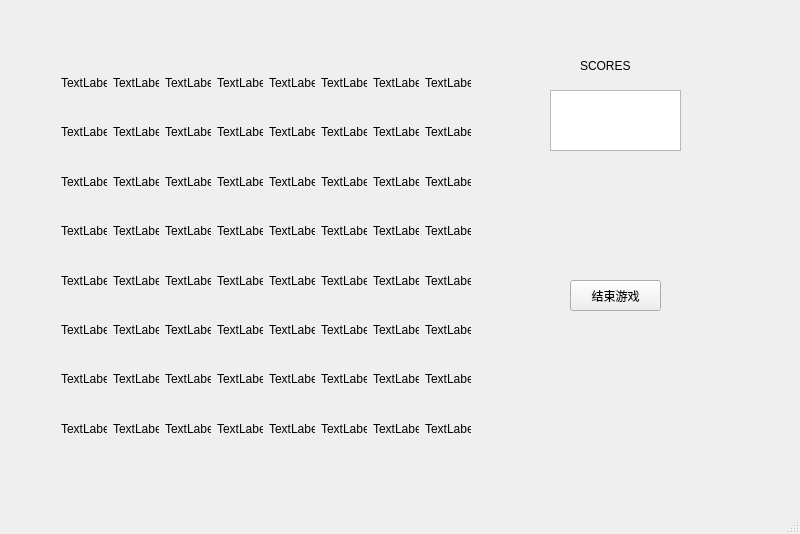
<?xml version="1.0" encoding="UTF-8"?>
<ui version="4.0">
 <class>MainWindow1</class>
 <widget class="QMainWindow" name="MainWindow1">
  <property name="geometry">
   <rect>
    <x>0</x>
    <y>0</y>
    <width>800</width>
    <height>534</height>
   </rect>
  </property>
  <property name="windowTitle">
   <string>MainWindow</string>
  </property>
  <widget class="QWidget" name="centralwidget">
   <widget class="QLabel" name="label">
    <property name="geometry">
     <rect>
      <x>580</x>
      <y>50</y>
      <width>81</width>
      <height>31</height>
     </rect>
    </property>
    <property name="styleSheet">
     <string notr="true">font: 75 20pt &quot;Agency FB&quot;;</string>
    </property>
    <property name="text">
     <string>SCORES</string>
    </property>
   </widget>
   <widget class="QTextBrowser" name="textBrowser">
    <property name="geometry">
     <rect>
      <x>550</x>
      <y>90</y>
      <width>131</width>
      <height>61</height>
     </rect>
    </property>
    <property name="styleSheet">
     <string notr="true">font: 75 14pt &quot;Agency FB&quot;;</string>
    </property>
   </widget>
   <widget class="QPushButton" name="bt3">
    <property name="geometry">
     <rect>
      <x>570</x>
      <y>280</y>
      <width>91</width>
      <height>31</height>
     </rect>
    </property>
    <property name="text">
     <string>结束游戏</string>
    </property>
   </widget>
   <widget class="QPushButton" name="bt4">
    <property name="geometry">
     <rect>
      <x>610</x>
      <y>340</y>
      <width>75</width>
      <height>23</height>
     </rect>
    </property>
    <property name="text">
     <string/>
    </property>
    <property name="flat">
     <bool>true</bool>
    </property>
   </widget>
   <widget class="QWidget" name="widget" native="true">
    <property name="geometry">
     <rect>
      <x>40</x>
      <y>40</y>
      <width>440</width>
      <height>440</height>
     </rect>
    </property>
    <property name="sizePolicy">
     <sizepolicy hsizetype="Expanding" vsizetype="Expanding">
      <horstretch>0</horstretch>
      <verstretch>0</verstretch>
     </sizepolicy>
    </property>
    <widget class="QWidget" name="layoutWidget_2">
     <property name="geometry">
      <rect>
       <x>10</x>
       <y>10</y>
       <width>421</width>
       <height>411</height>
      </rect>
     </property>
     <layout class="QGridLayout" name="gridLayout_2">
      <property name="rightMargin">
       <number>0</number>
      </property>
      <item row="6" column="0">
       <widget class="QLabel" name="label_48">
        <property name="text">
         <string>TextLabel</string>
        </property>
       </widget>
      </item>
      <item row="1" column="1">
       <widget class="QLabel" name="label_9">
        <property name="text">
         <string>TextLabel</string>
        </property>
       </widget>
      </item>
      <item row="2" column="3">
       <widget class="QLabel" name="label_19">
        <property name="text">
         <string>TextLabel</string>
        </property>
       </widget>
      </item>
      <item row="3" column="5">
       <widget class="QLabel" name="label_29">
        <property name="text">
         <string>TextLabel</string>
        </property>
       </widget>
      </item>
      <item row="1" column="0">
       <widget class="QLabel" name="label_8">
        <property name="text">
         <string>TextLabel</string>
        </property>
       </widget>
      </item>
      <item row="5" column="5">
       <widget class="QLabel" name="label_45">
        <property name="text">
         <string>TextLabel</string>
        </property>
       </widget>
      </item>
      <item row="5" column="1">
       <widget class="QLabel" name="label_41">
        <property name="text">
         <string>TextLabel</string>
        </property>
       </widget>
      </item>
      <item row="5" column="4">
       <widget class="QLabel" name="label_44">
        <property name="text">
         <string>TextLabel</string>
        </property>
       </widget>
      </item>
      <item row="7" column="3">
       <widget class="QLabel" name="label_59">
        <property name="text">
         <string>TextLabel</string>
        </property>
       </widget>
      </item>
      <item row="7" column="7">
       <widget class="QLabel" name="label_63">
        <property name="text">
         <string>TextLabel</string>
        </property>
       </widget>
      </item>
      <item row="3" column="3">
       <widget class="QLabel" name="label_27">
        <property name="text">
         <string>TextLabel</string>
        </property>
       </widget>
      </item>
      <item row="2" column="7">
       <widget class="QLabel" name="label_23">
        <property name="text">
         <string>TextLabel</string>
        </property>
       </widget>
      </item>
      <item row="4" column="0">
       <widget class="QLabel" name="label_32">
        <property name="text">
         <string>TextLabel</string>
        </property>
       </widget>
      </item>
      <item row="6" column="5">
       <widget class="QLabel" name="label_53">
        <property name="text">
         <string>TextLabel</string>
        </property>
       </widget>
      </item>
      <item row="7" column="0">
       <widget class="QLabel" name="label_56">
        <property name="text">
         <string>TextLabel</string>
        </property>
       </widget>
      </item>
      <item row="6" column="2">
       <widget class="QLabel" name="label_50">
        <property name="text">
         <string>TextLabel</string>
        </property>
       </widget>
      </item>
      <item row="3" column="7">
       <widget class="QLabel" name="label_31">
        <property name="text">
         <string>TextLabel</string>
        </property>
       </widget>
      </item>
      <item row="1" column="4">
       <widget class="QLabel" name="label_12">
        <property name="text">
         <string>TextLabel</string>
        </property>
       </widget>
      </item>
      <item row="5" column="6">
       <widget class="QLabel" name="label_46">
        <property name="text">
         <string>TextLabel</string>
        </property>
       </widget>
      </item>
      <item row="5" column="3">
       <widget class="QLabel" name="label_43">
        <property name="text">
         <string>TextLabel</string>
        </property>
       </widget>
      </item>
      <item row="2" column="0">
       <widget class="QLabel" name="label_16">
        <property name="text">
         <string>TextLabel</string>
        </property>
       </widget>
      </item>
      <item row="0" column="2">
       <widget class="QLabel" name="label_2">
        <property name="text">
         <string>TextLabel</string>
        </property>
       </widget>
      </item>
      <item row="0" column="6">
       <widget class="QLabel" name="label_6">
        <property name="text">
         <string>TextLabel</string>
        </property>
       </widget>
      </item>
      <item row="1" column="5">
       <widget class="QLabel" name="label_13">
        <property name="text">
         <string>TextLabel</string>
        </property>
       </widget>
      </item>
      <item row="2" column="5">
       <widget class="QLabel" name="label_21">
        <property name="text">
         <string>TextLabel</string>
        </property>
       </widget>
      </item>
      <item row="3" column="4">
       <widget class="QLabel" name="label_28">
        <property name="text">
         <string>TextLabel</string>
        </property>
       </widget>
      </item>
      <item row="5" column="2">
       <widget class="QLabel" name="label_42">
        <property name="text">
         <string>TextLabel</string>
        </property>
       </widget>
      </item>
      <item row="7" column="5">
       <widget class="QLabel" name="label_61">
        <property name="text">
         <string>TextLabel</string>
        </property>
       </widget>
      </item>
      <item row="1" column="3">
       <widget class="QLabel" name="label_11">
        <property name="text">
         <string>TextLabel</string>
        </property>
       </widget>
      </item>
      <item row="5" column="0">
       <widget class="QLabel" name="label_40">
        <property name="text">
         <string>TextLabel</string>
        </property>
       </widget>
      </item>
      <item row="7" column="4">
       <widget class="QLabel" name="label_60">
        <property name="text">
         <string>TextLabel</string>
        </property>
       </widget>
      </item>
      <item row="2" column="6">
       <widget class="QLabel" name="label_22">
        <property name="text">
         <string>TextLabel</string>
        </property>
       </widget>
      </item>
      <item row="6" column="4">
       <widget class="QLabel" name="label_52">
        <property name="text">
         <string>TextLabel</string>
        </property>
       </widget>
      </item>
      <item row="2" column="4">
       <widget class="QLabel" name="label_20">
        <property name="text">
         <string>TextLabel</string>
        </property>
       </widget>
      </item>
      <item row="6" column="3">
       <widget class="QLabel" name="label_51">
        <property name="text">
         <string>TextLabel</string>
        </property>
       </widget>
      </item>
      <item row="4" column="7">
       <widget class="QLabel" name="label_39">
        <property name="text">
         <string>TextLabel</string>
        </property>
       </widget>
      </item>
      <item row="3" column="6">
       <widget class="QLabel" name="label_30">
        <property name="text">
         <string>TextLabel</string>
        </property>
       </widget>
      </item>
      <item row="2" column="1">
       <widget class="QLabel" name="label_17">
        <property name="text">
         <string>TextLabel</string>
        </property>
       </widget>
      </item>
      <item row="5" column="7">
       <widget class="QLabel" name="label_47">
        <property name="text">
         <string>TextLabel</string>
        </property>
       </widget>
      </item>
      <item row="1" column="7">
       <widget class="QLabel" name="label_15">
        <property name="text">
         <string>TextLabel</string>
        </property>
       </widget>
      </item>
      <item row="7" column="6">
       <widget class="QLabel" name="label_62">
        <property name="text">
         <string>TextLabel</string>
        </property>
       </widget>
      </item>
      <item row="6" column="7">
       <widget class="QLabel" name="label_55">
        <property name="text">
         <string>TextLabel</string>
        </property>
       </widget>
      </item>
      <item row="1" column="6">
       <widget class="QLabel" name="label_14">
        <property name="text">
         <string>TextLabel</string>
        </property>
       </widget>
      </item>
      <item row="0" column="7">
       <widget class="QLabel" name="label_7">
        <property name="text">
         <string>TextLabel</string>
        </property>
       </widget>
      </item>
      <item row="4" column="1">
       <widget class="QLabel" name="label_33">
        <property name="text">
         <string>TextLabel</string>
        </property>
       </widget>
      </item>
      <item row="3" column="2">
       <widget class="QLabel" name="label_26">
        <property name="text">
         <string>TextLabel</string>
        </property>
       </widget>
      </item>
      <item row="4" column="2">
       <widget class="QLabel" name="label_34">
        <property name="text">
         <string>TextLabel</string>
        </property>
       </widget>
      </item>
      <item row="0" column="4">
       <widget class="QLabel" name="label_4">
        <property name="text">
         <string>TextLabel</string>
        </property>
       </widget>
      </item>
      <item row="0" column="3">
       <widget class="QLabel" name="label_3">
        <property name="text">
         <string>TextLabel</string>
        </property>
       </widget>
      </item>
      <item row="7" column="1">
       <widget class="QLabel" name="label_57">
        <property name="text">
         <string>TextLabel</string>
        </property>
       </widget>
      </item>
      <item row="2" column="2">
       <widget class="QLabel" name="label_18">
        <property name="text">
         <string>TextLabel</string>
        </property>
       </widget>
      </item>
      <item row="4" column="5">
       <widget class="QLabel" name="label_37">
        <property name="text">
         <string>TextLabel</string>
        </property>
       </widget>
      </item>
      <item row="6" column="1">
       <widget class="QLabel" name="label_49">
        <property name="text">
         <string>TextLabel</string>
        </property>
       </widget>
      </item>
      <item row="0" column="5">
       <widget class="QLabel" name="label_5">
        <property name="text">
         <string>TextLabel</string>
        </property>
       </widget>
      </item>
      <item row="4" column="4">
       <widget class="QLabel" name="label_36">
        <property name="text">
         <string>TextLabel</string>
        </property>
       </widget>
      </item>
      <item row="4" column="3">
       <widget class="QLabel" name="label_35">
        <property name="text">
         <string>TextLabel</string>
        </property>
       </widget>
      </item>
      <item row="3" column="1">
       <widget class="QLabel" name="label_25">
        <property name="text">
         <string>TextLabel</string>
        </property>
       </widget>
      </item>
      <item row="1" column="2">
       <widget class="QLabel" name="label_10">
        <property name="text">
         <string>TextLabel</string>
        </property>
       </widget>
      </item>
      <item row="6" column="6">
       <widget class="QLabel" name="label_54">
        <property name="text">
         <string>TextLabel</string>
        </property>
       </widget>
      </item>
      <item row="0" column="1">
       <widget class="QLabel" name="label_1">
        <property name="text">
         <string>TextLabel</string>
        </property>
       </widget>
      </item>
      <item row="7" column="2">
       <widget class="QLabel" name="label_58">
        <property name="text">
         <string>TextLabel</string>
        </property>
       </widget>
      </item>
      <item row="4" column="6">
       <widget class="QLabel" name="label_38">
        <property name="text">
         <string>TextLabel</string>
        </property>
       </widget>
      </item>
      <item row="0" column="0">
       <widget class="QLabel" name="label_0">
        <property name="text">
         <string>TextLabel</string>
        </property>
       </widget>
      </item>
      <item row="3" column="0">
       <widget class="QLabel" name="label_24">
        <property name="text">
         <string>TextLabel</string>
        </property>
       </widget>
      </item>
     </layout>
    </widget>
   </widget>
  </widget>
  <widget class="QMenuBar" name="menubar">
   <property name="geometry">
    <rect>
     <x>0</x>
     <y>0</y>
     <width>800</width>
     <height>29</height>
    </rect>
   </property>
  </widget>
  <widget class="QStatusBar" name="statusbar"/>
 </widget>
 <layoutdefault spacing="6" margin="11"/>
 <resources/>
 <connections/>
</ui>
